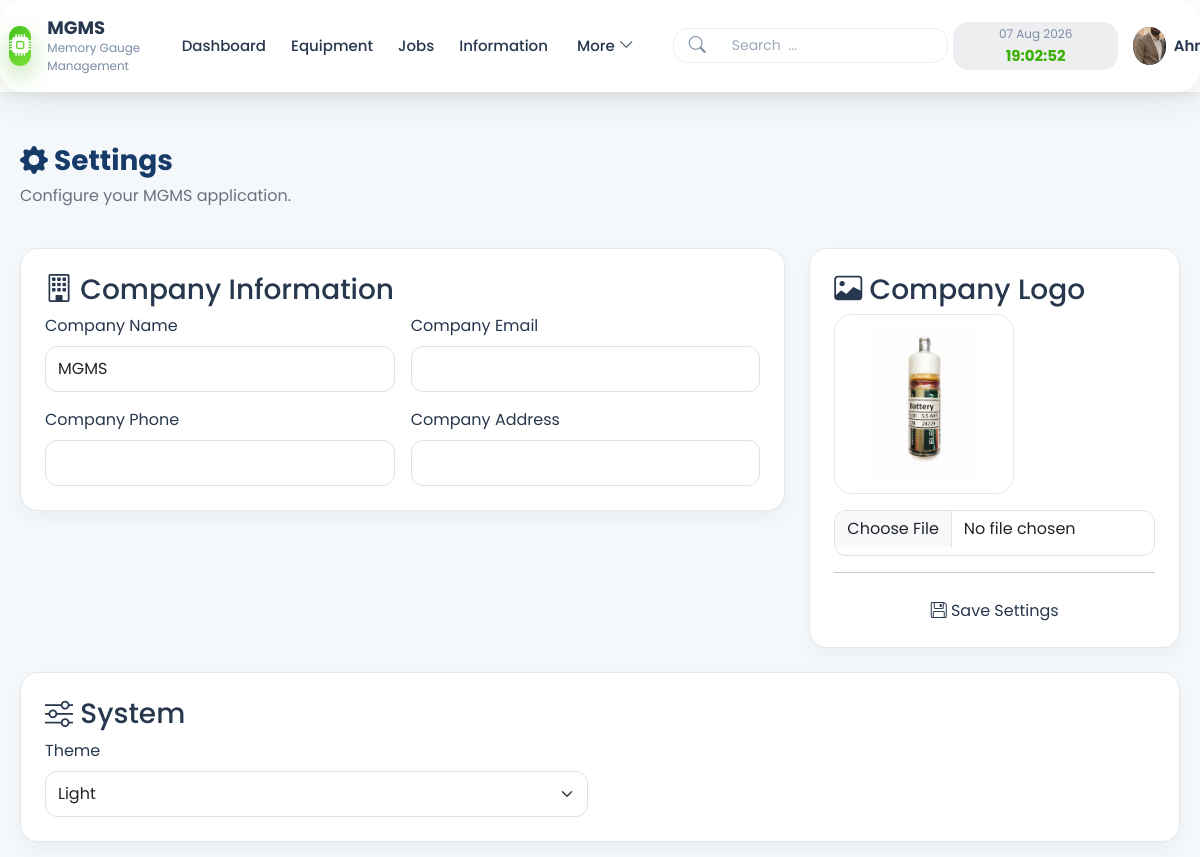
Screenshot of /settings/ (signed in) with the database file from the repository.
### app/models/user.py (models this page shows, shortened)
class User(UserMixin, db.Model):
    __tablename__ = "users"
    id = db.Column(db.Integer, primary_key=True)
    username = db.Column(db.String(50), unique=True, nullable=False)
    full_name = db.Column(db.String(100), nullable=False)
    email = db.Column(db.String(120), unique=True, nullable=False)
    password_hash = db.Column(db.String(255), nullable=False)
    role = db.Column(
        db.String(20),
        nullable=False,
        default="user"
    )
    is_active = db.Column(
        db.Boolean,
        default=True
    )
    profile_image = db.Column(
        db.String(255),
        default="default.png"
    )
    last_login = db.Column(
        db.DateTime
    )
    created_at = db.Column(
        db.DateTime,
        default=datetime.utcnow
    )

### app/models/app_settings.py (models this page shows)
class AppSettings(db.Model):
    __tablename__ = "app_settings"
    id = db.Column(db.Integer, primary_key=True)
    company_name = db.Column(
        db.String(150),
        default="MGMS"
    )
    company_logo = db.Column(
        db.String(255),
        default="default_logo.png"
    )
    company_email = db.Column(
        db.String(120)
    )
    company_phone = db.Column(
        db.String(50)
    )
    company_address = db.Column(
        db.String(255)
    )
    timezone = db.Column(
        db.String(50),
        default="Africa/Cairo"
    )
    date_format = db.Column(
        db.String(30),
        default="%d %b %Y"
    )
    time_format = db.Column(
        db.String(20),
        default="%H:%M:%S"
    )
    theme = db.Column(
        db.String(20),
        default="Light"
    )
    created_at = db.Column(
        db.DateTime,
        default=datetime.utcnow
    )
    updated_at = db.Column(
        db.DateTime,
        default=datetime.utcnow,
        onupdate=datetime.utcnow
    )

### app/settings/routes.py (the view, shortened to what this page needs)
@settings_bp.route("/", methods=["GET", "POST"])
@login_required
@admin_required
def index():
    settings = AppSettings.query.first()
    if settings is None:
        settings = AppSettings()
        db.session.add(settings)
        db.session.commit()
    form = SettingsForm(obj=settings)
    form.company_logo.data = None
    return render_template(
        "settings/settings.html",
        form=form,
        settings=settings
    )

### app/settings/forms.py
class SettingsForm(FlaskForm):
    company_name = StringField(
        "Company Name",
        validators=[DataRequired()]
    )
    company_email = StringField(
        "Company Email"
    )
    company_phone = StringField(
        "Company Phone"
    )
    company_address = StringField(
        "Company Address"
    )
    company_logo = FileField(
        "Company Logo",
        validators=[
            Optional(),
            FileAllowed(
                ["png","jpg","jpeg","webp"],
                "Images only"
            )
        ]
    )
    theme = SelectField(
        "Theme",
        choices=[
            ("Light","Light"),
            ("Dark","Dark")
        ]
    )
    submit = SubmitField("Save Settings")

### app/templates/settings/settings.html (shortened to what this page needs)
{% extends "base.html" %}
{% block css %}
<link rel="stylesheet"
      href="{{ url_for('static', filename='css/settings.css') }}">
{% endblock %}
{% block content %}
<div class="settings-page">
    <div class="page-header">
        <div>
            <h2>
                <i class="bi bi-gear-fill"></i>
                Settings
            </h2>
            <p>
                Configure your MGMS application.
            </p>
        </div>
    </div>
    <form
        method="POST"
        enctype="multipart/form-data">
<div class="row g-4">
    <div class="col-lg-8">
        <div class="equipment-section">
            <div class="section-header">
                <h3>
                    <i class="bi bi-building"></i>
                    Company Information
                </h3>
            </div>
            <div class="row g-3">
                <div class="col-md-6">
                    {{ form.company_name.label(class="form-label") }}
                    {{ form.company_name(class="form-control") }}
                </div>
                <div class="col-md-6">
                    {{ form.company_email.label(class="form-label") }}
                    {{ form.company_email(class="form-control") }}
                </div>
                <div class="col-md-6">
                    {{ form.company_phone.label(class="form-label") }}
                    {{ form.company_phone(class="form-control") }}
                </div>
                <div class="col-md-6">
                    {{ form.company_address.label(class="form-label") }}
                    {{ form.company_address(class="form-control") }}
                </div>
            </div>
        </div>
    </div>
    <div class="col-lg-4">
        <div class="equipment-section h-100">
            <div class="section-header">
                <h3>
                    <i class="bi bi-image"></i>
                    Company Logo
                </h3>
            </div>
            <div class="text-center mb-3">
                {% if settings.company_logo != "default_logo.png" %}
                    <img
                        src="{{ url_for('static', filename='uploads/company/' ~ settings.company_logo) }}"
                        class="company-logo-preview">
                {% else %}
                    <div class="logo-placeholder">
                        <i class="bi bi-building"></i>
                    </div>
                {% endif %}
            </div>
            {{ form.company_logo(class="form-control") }}
            <hr>
            <button type="submit" class="green-btn w-100">
                <i class="bi bi-floppy"></i>
                Save Settings
            </button>
        </div>
    </div>
    <div class="col-12">
        <div class="equipment-section">
            <div class="section-header">
                <h3>
                    <i class="bi bi-sliders"></i>
                    System
                </h3>
            </div>
            <div class="row">
                <div class="col-md-6">
                    {{ form.theme.label(class="form-label") }}
                    {{ form.theme(class="form-select") }}
                </div>
            </div>
        </div>
    </div>
</div>
    </form>
</div>
{% endblock %}

### app/templates/base.html (shortened to what this page needs)
<!DOCTYPE html>
<html lang="en">
<head>
    <link href="https://cdn.jsdelivr.net/npm/bootstrap@5.3.7/dist/css/bootstrap.min.css"
          rel="stylesheet">
    <link rel="stylesheet"
          href="https://cdn.jsdelivr.net/npm/bootstrap-icons@1.13.1/font/bootstrap-icons.min.css">
    <link rel="stylesheet"
          href="{{ url_for('static', filename='css/output.css') }}">
    <link rel="stylesheet"
          href="{{ url_for('static', filename='css/style.css') }}">
    {% block css %}
    {% endblock %}
</head>
<body
    class="{% if current_user.role == 'admin' %}admin-user{% endif %}"
    data-role="{{ current_user.role }}">
{% if current_user.is_authenticated %}
              <div style="background:red;color:white;padding:10px;">
                 </div>
<header class="top-navbar">
    <div class="navbar-container flex items-center justify-between px-6 py-3">
        <div class="logo-section flex items-center gap-3">
            <div class="logo-icon text-2xl text-green-600"><i class="bi bi-cpu-fill"></i></div>
            <div>
                <h3 class="font-bold text-lg leading-tight">MGMS</h3>
                <span class="text-[10px] text-gray-500 uppercase font-semibold">Memory Gauge Management</span>
            </div>
        </div>
<nav class="main-menu flex items-center gap-6">
    <a href="{{ url_for('dashboard.dashboard') }}"
       class="nav-item {% if request.endpoint == 'dashboard.dashboard' %}active{% endif %}">
        Dashboard
    </a>
    <a href="{{ url_for('equipment.equipment') }}"
       class="nav-item {% if request.endpoint == 'equipment.equipment' %}active{% endif %}">
        Equipment
    </a>
    <a href="{{ url_for('jobs.index') }}"
       class="nav-item {% if request.endpoint == 'jobs.index' %}active{% endif %}">
        Jobs
    </a>
    <a href="{{ url_for('information.index') }}"
       class="nav-item {% if request.endpoint == 'information.index' %}active{% endif %}">
        Information
    </a>
    <div class="more-menu relative group">
        <button class="more-btn nav-item flex items-center gap-1">
            More
            <i class="bi bi-chevron-down"></i>
        </button>
    </div>
</nav>
        <div class="navbar-right flex items-center gap-6">
    <div class="search-box position-relative">
        <i class="bi bi-search search-icon"></i>
        <input
            type="text"
            id="globalSearch"
            class="search-input"
            placeholder="Search  ...">
    </div>
            <div class="datetime-box text-xs text-gray-500 text-right">
                <div id="liveDate">15 Jul 2026</div>
                <div id="liveTime" class="font-bold text-green-600">10:45:25 AM</div>
            </div>
            <div class="user-menu relative group">
                <button class="user-btn flex items-center gap-2">
                   {% if current_user.profile_image != "default.png" %}
<img
    src="{{ url_for('static', filename='uploads/profiles/' ~ current_user.profile_image) }}"
    class="avatar">
{% else %}
<div class="avatar">
    {{ current_user.full_name[0]|upper }}
</div>
{% endif %}
                    <span class="user-name">
    {{ current_user.full_name.split()[0] }}
</span>
                </button>
            </div>
        </div>
    </div>
</header>
{% endif %}
<main class="{% if current_user.is_authenticated %}main-content{% endif %}">
    {% block content %}
    {% endblock %}
</main>
</body>
</html>

### app/static/css/style.css (style rules this page uses)
* { margin:0; padding:0; box-sizing:border-box; }
body { font-family:'Poppins',sans-serif; background:#07111F; color:white; }
:root { --primary:#38B000; --primary-dark:#2D8A00; --secondary:#2E7D32; --white:#FFFFFF; --bg:#F4F8FB; --text:#27374D; --text-light:#7A8CA5; --border:#E7EEF6; --glass:rgba(255,255,255,.72); --shadow: 0 12px 35px rgba(0,0,0,.08); --radius:18px; }
html { scroll-behavior:smooth; }
body { font-family:"Poppins",sans-serif; background:var(--bg); color:var(--text); overflow-x:hidden; }
.main-content { width:100%; padding:15px 20px; padding-top: 100px; }
.top-navbar { position: fixed; top: 0; left: 0; width: 100%; z-index: 1030; background: #fff; box-shadow: 0 2px 10px rgba(0,0,0,.08); }
.navbar-container { display:flex; align-items:center; justify-content:space-between; gap:25px; padding:12px 8px; background:rgba(255,255,255,.78); backdrop-filter:blur(20px); border-radius:24px; border:1px solid rgba(255,255,255,.6); box-shadow:0 10px 35px rgba(0,0,0,.08); }
.logo-section { display:flex; align-items:center; gap:15px; }
.logo-icon { width:40px; height:40px; border-radius:18px; background:linear-gradient( 135deg, #46C11B, #7BE23A ); display:flex; align-items:center; justify-content:center; color:white; font-size:22px; box-shadow: 0 10px 25px rgba(56,176,0,.35); }
.logo-section h3 { margin:0; font-size:18px; font-weight:700; }
.logo-section span { display:block; font-size:12px; color:var(--text-light); }
.main-menu { display:flex; align-items:center; justify-content:center; flex:1; gap:5px; white-space:nowrap; }
.main-menu a { text-decoration:none; color:var(--text); font-size:15px; font-weight:500; padding:8px 10px; border-radius:12px; transition:.30s; }
.navbar-right { display:flex; align-items:center; gap:5px; margin-right:30px; }
.search-box { width:200px; height:35px; display:flex; align-items:center; gap:12px; padding:0 18px; background:white; border:1px solid var(--border); border-radius:15px; transition:.30s; }
.search-box i { color:var(--text-light); font-size:17px; }
.search-box input { flex:1; border:none; outline:none; background:none; font-size:14px; color:var(--text); }
.search-box input::placeholder { color:#9BA9BB; }
.datetime-box { min-width:165px; text-align:center; padding:2px; border-radius:15px; background:rgb(238, 238, 241); border:1px solid var(--border); }
#liveDate { font-size:12px; color:var(--text-light); }
#liveTime { font-size:15px; font-weight:700; color:var(--primary); margin-top:2px; }
.avatar { width:36px; height:36px; border-radius:50%; object-fit:cover; background:#173B68; color:#fff; display:flex; align-items:center; justify-content:center; font-weight:600; overflow:hidden; }
.more-menu { position:relative; }
.more-btn { background:none; border:none; display:flex; align-items:center; gap:6px; font-size:15px; font-weight:500; color:var(--text); cursor:pointer; padding:10px 14px; border-radius:12px; transition:.3s; }
.user-menu { position:relative; }
.user-btn { display:flex; align-items:center; gap:10px; background:none; border:none; cursor:pointer; padding:6px 10px; border-radius:14px; transition:.3s; }
.user-btn span { font-size:15px; font-weight:600; color:var(--text); }
.user-name { max-width:120px; white-space:nowrap; overflow:hidden; text-overflow:ellipsis; font-weight:600; }
.avatar { width:38px; height:38px; border-radius:50%; display:flex; align-items:center; justify-content:center; background:#173B68; color:#fff; font-weight:700; overflow:hidden; object-fit:cover; }
.search-box { position:relative; width:300px; }
.search-input { width:100%; height:42px; padding:0 15px 0 40px; border:1px solid #d9dee7; border-radius:12px; background:#fff; outline:none; }
.search-icon { position:absolute; left:15px; top:50%; transform:translateY(-50%); color:#888; }

### app/static/css/settings.css (style rules this page uses)
.settings-page { display:flex; flex-direction:column; gap:24px; }
.page-header { display:flex; justify-content:space-between; align-items:center; }
.page-header h2 { font-size:28px; font-weight:700; color:#173B68; margin:0; }
.page-header p { color:#6b7280; margin-top:6px; }
.equipment-section { background:#fff; border-radius:18px; padding:24px; border:1px solid #e5e7eb; box-shadow:0 8px 18px rgba(0,0,0,.04); }
.company-logo-preview { width:180px; height:180px; object-fit:contain; border-radius:18px; border:1px solid #e5e7eb; background:#fff; padding:16px; }
.form-control, .form-select { border-radius:12px; min-height:46px; }
.green-btn { margin-top:10px; }

### rows the page displays
User: profile_image (picture), full_name "Ahm…"
AppSettings: company_name "MGMS", company_logo (picture), theme "Light"
